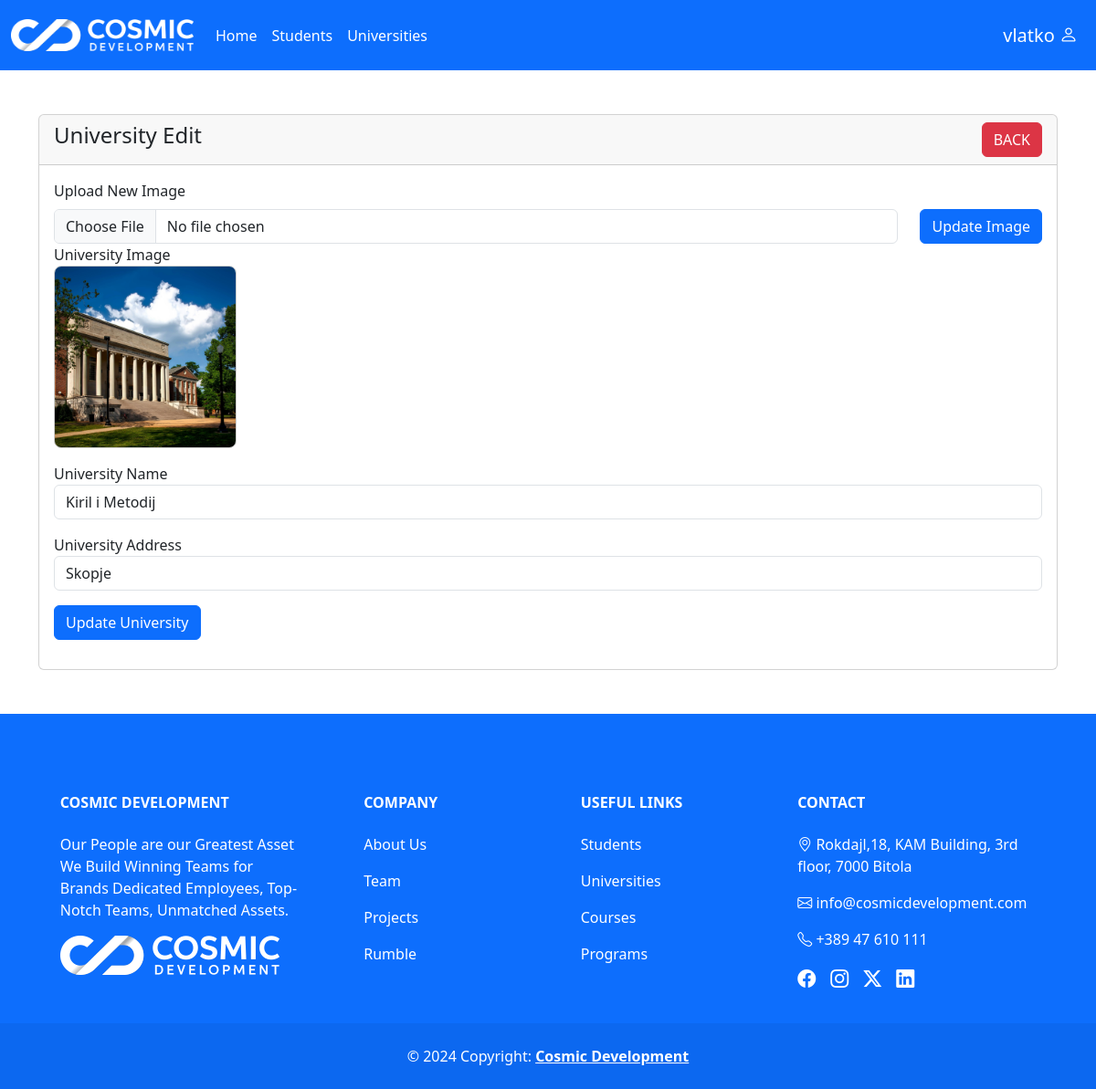
The page /universities/university-edit.php?id=3 (signed in) on the database its author committed.
### tables this page shows
CREATE TABLE `universities` (
  `id` int(11) NOT NULL,
  `university_name` varchar(225) NOT NULL,
  `university_address` varchar(225) NOT NULL,
  `image` varchar(225) NOT NULL
);

### universities/university-edit.php (the view, shortened to what this page needs)
<?php
require '../includes/db_conn.php';
?>
<!doctype html>
<html lang="en">
  <head>
   <link href="https://cdn.jsdelivr.net/npm/bootstrap@5.3.3/dist/css/bootstrap.min.css" rel="stylesheet">
    <link rel="stylesheet" href="https://cdn.jsdelivr.net/npm/bootstrap-icons@1.11.3/font/bootstrap-icons.min.css">
</head>
<body>
     <?php require_once "../components/header.php" ?>
    <div class="d-flex flex-column min-vh-100">
    <div class="container mt-5">
        <div class="row">
            <div class="col-md-12">
                <div class="card">
                    <div class="card-header">
                        <h4>University Edit
                            <a href="index.php" class="btn btn-danger float-end">BACK</a>
                        </h4>
                    </div>
                    <div class="card-body">
                        <?php
                        if(isset($_GET['id']))
                        {
                            $university_id = $_GET['id'];
                            try {
                                $query = "SELECT * FROM universities WHERE id = :university_id";
                                $stmt = $con->prepare($query);
                                $stmt->bindParam(':university_id', $university_id, PDO::PARAM_INT);
                                $stmt->execute();
                                if($stmt->rowCount() > 0)
                                {
                                    $university = $stmt->fetch(PDO::FETCH_ASSOC);
                                    $upload_dir = '../uploads/';
                                    $image_path = $upload_dir . $university['image'];
                                ?>
                                <form action="code.php" method="POST" enctype="multipart/form-data">
                                    <div class="d-flex align-items-end gap-4">
                                        <div class="flex-grow-1">
                                            <label for="new_image" class="form-label">Upload New Image</label>
                                            <input type="file" name="new_image" id="new_image" class="form-control" accept="image/*" required>
                                        </div>
                                        <button type="submit" name="update_image" class="btn btn-primary">Update Image</button>
                                    </div>
                                </form>
                                <form action="code.php" method="POST" enctype="multipart/form-data">
                                    <div class="mb-3">
                                        <label>University Image</label>
                                        <div>
                                            <?php if (!empty($university['image']) && file_exists($image_path)): ?>
                                                <img src="<?= htmlspecialchars($image_path); ?>"
                                                    alt="Uploaded Image"
                                                    style="width: 200px; height: 200px; object-fit: cover; border: 1px solid #ccc; border-radius: 8px;">
                                            <?php else: ?>
                                                <b>No Image!</b>
                                            <?php endif; ?>
                                        </div>
                                    </div>
                                    <div class="my-3">
                                        <label>University Name</label>
                                        <input type="text" name="university_name" value="<?= htmlspecialchars($university['university_name']); ?>" class="form-control" required>
                                    </div>
                                    <div class="mb-3">
                                        <label>University Address</label>
                                        <input type="text" name="university_address" value="<?= htmlspecialchars($university['university_address']); ?>" class="form-control" required>
                                    </div>
                                    <div class="mb-3">
                                        <button type="submit" name="update_university" class="btn btn-primary">
                                            Update University
                                        </button>
                                    </div>
                                </form>
                                <?php
                                }
                                else
                                {
                                    echo "<h4>No University Found with that ID</h4>";
                                }
                            } catch (PDOException $e) {
                                echo "<h4>Error: " . $e->getMessage() . "</h4>";
                            }
                        }
                        ?>
                    </div>
                </div>
            </div>
        </div>
    </div>
      <?php include "../components/footer.php"?>
    </div>
</body>
</html>

### rows shown on the page
universities: image (picture), university_name "Kiril i Metodij", university_address "Skopje"

### other values the page prints
$_SESSION["username"] "vlatko"
